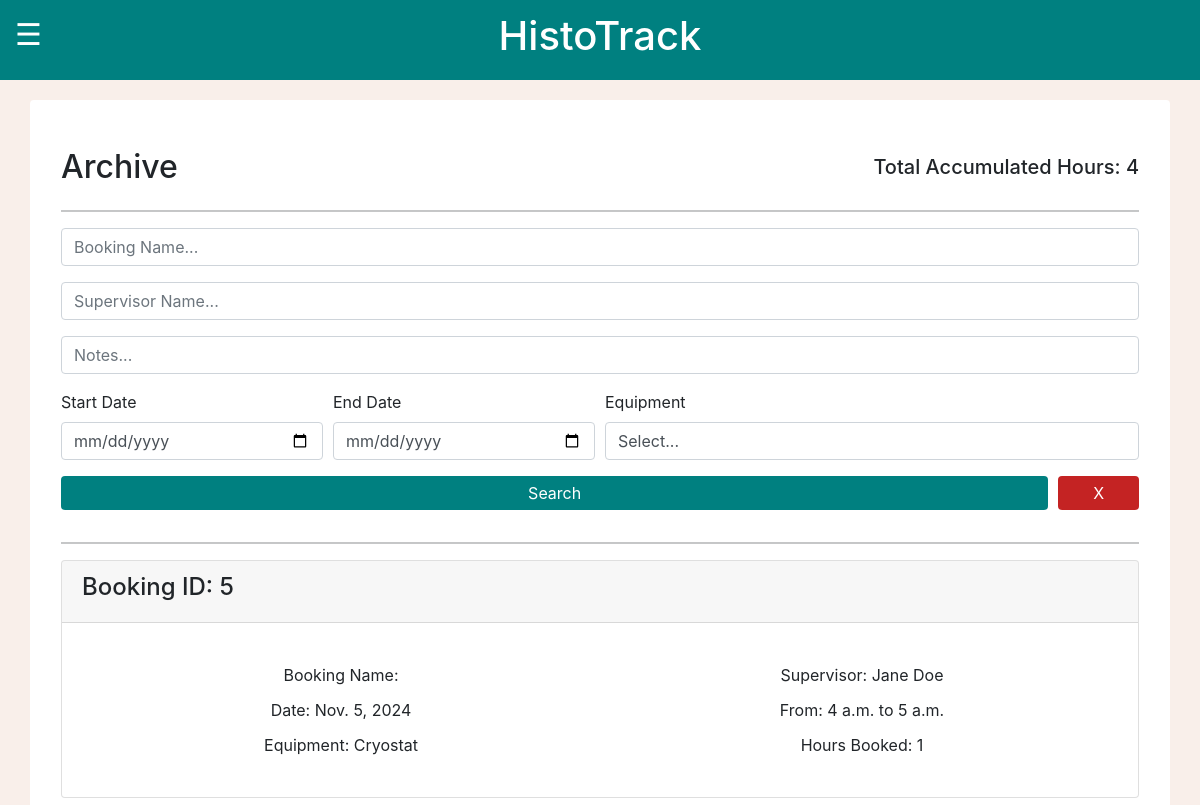
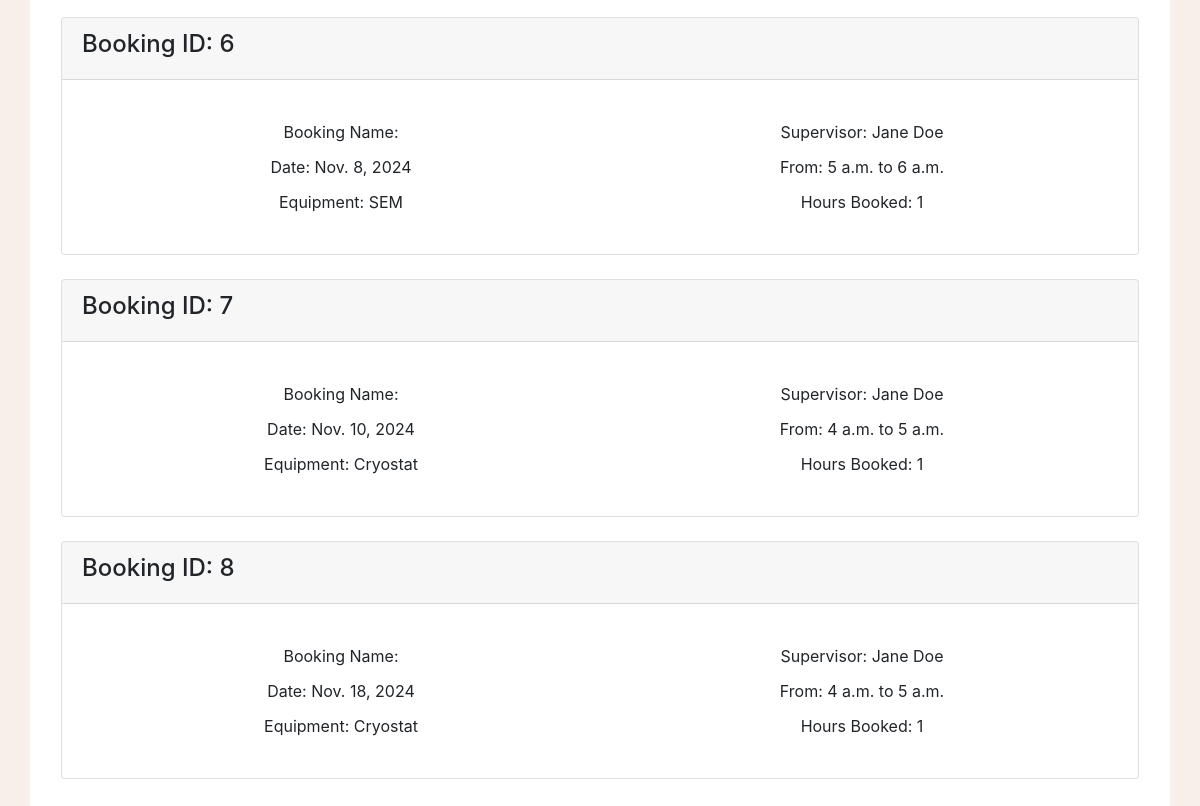
Page /MCalendar/archive/ (signed in) on the earlier database version (2 pictures, top to bottom).
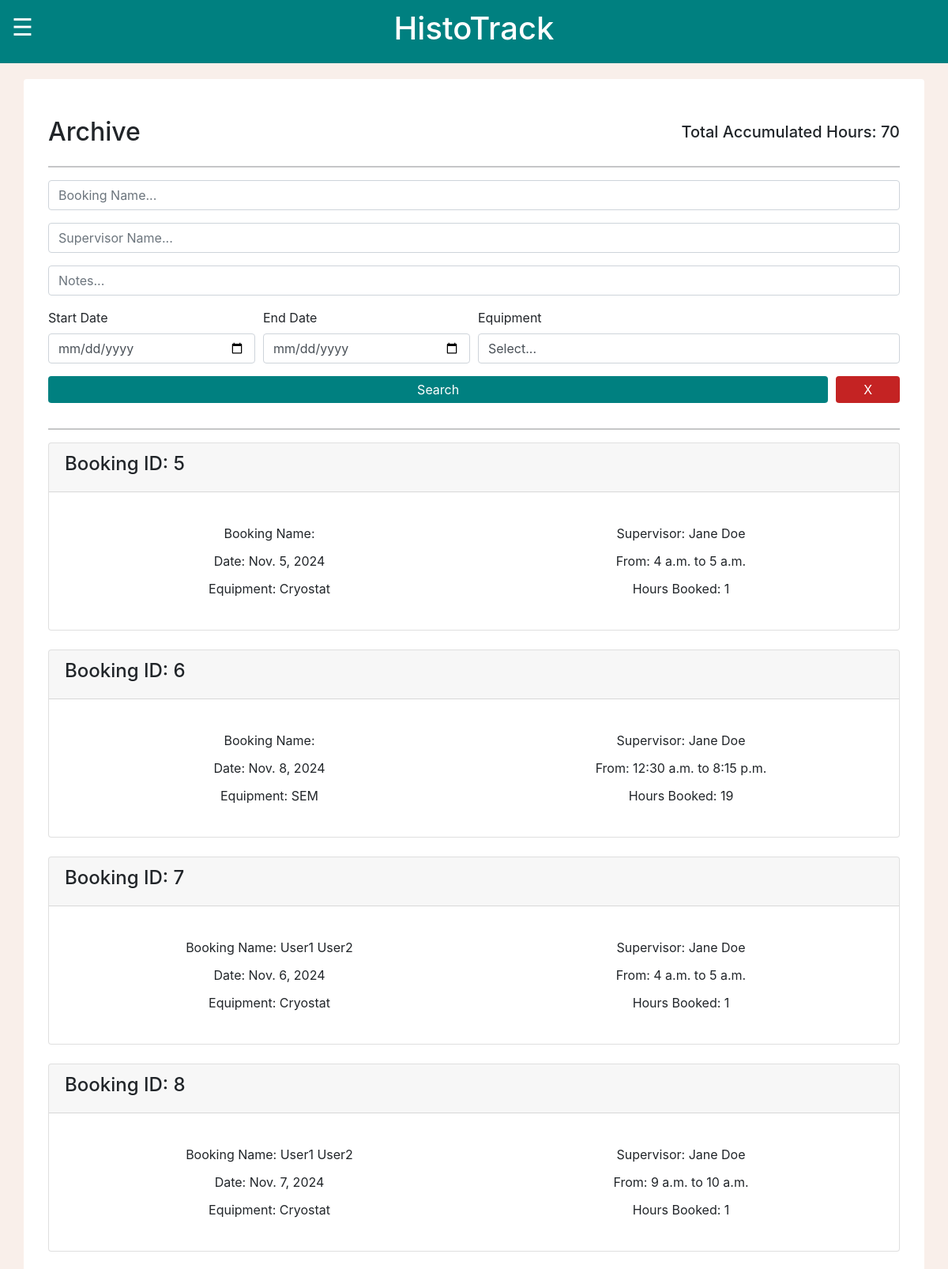
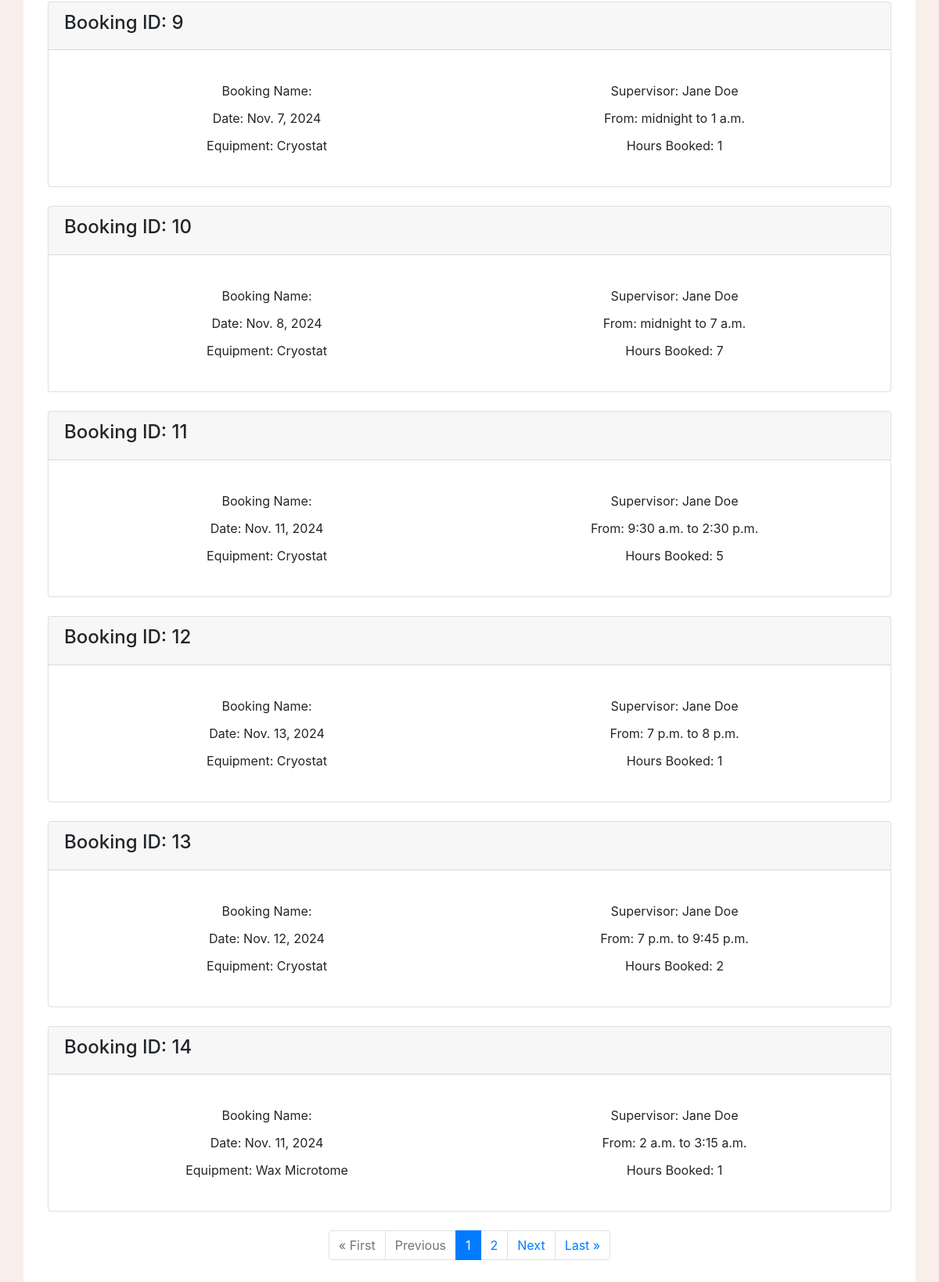
Same page on the later database version (2 pictures, top to bottom).
### MCalendar/models.py (models this page shows, shortened)
class Event(models.Model):
    invoiceRef = models.CharField(max_length=10, default="None")
    bookingName = models.CharField(max_length=80)
    supervisorName = models.CharField(max_length=80)
    email = models.EmailField()
    bookingDate = models.DateField()
    startTime = models.TimeField()
    finishTime = models.TimeField()
    notes = models.TextField(max_length = 1000)
    equipment = models.CharField(max_length=100, default='Not specified')
    totalTime = models.IntegerField(default=0)
    hourlyRate = models.DecimalField(max_digits=10, decimal_places=2, default=0.00)

### MCalendar/views.py (the view)
# urls.py: path("archive/", views.archivePage, name="archivePage"),
@login_required
def archivePage(request):
    if request.user.is_superuser:
        eventList = Event.objects.all()
        equipmentList = Equipment.objects.all()
        bookingName = request.GET.get('bookingName')
        supervisorName = request.GET.get('supervisorName')
        notes = request.GET.get('notes')
        dateMin = request.GET.get('dateMin')
        dateMax = request.GET.get('dateMax')
        equipment = request.GET.get('equipment')
        if archiveValidQuery(bookingName):
            eventList = eventList.filter(bookingName__icontains=bookingName)
        if archiveValidQuery(supervisorName):
            eventList = eventList.filter(supervisorName__icontains=supervisorName)
        if archiveValidQuery(notes):
            eventList = eventList.filter(notes__icontains=notes)
        if archiveValidQuery(dateMin):
            eventList = eventList.filter(bookingDate__gte=dateMin)
        if archiveValidQuery(dateMax):
            eventList = eventList.filter(bookingDate__lte=dateMax)
        if archiveValidQuery(equipment) and equipment != 'Select...':
            eventList = eventList.filter(equipment__contains=equipment)
        totalHours = 0
        for x in eventList:
            totalHours += x.totalTime
        paginator = Paginator(eventList, 10)
        pageNumber = request.GET.get('page')
        pageObj = paginator.get_page(pageNumber)
        context = {
            'eventList': eventList,
            'equipmentList': equipmentList,
            'totalHours': totalHours,
            'pageObj': pageObj,
        }
        return render(request, 'archive.html', context)
    else:
        messages.success(request, "Please log in before entering that page! Admin access only.")
        logout(request)
        return redirect("loginPage")

### MCalendar/models.py (called while the page is built)
    def __str__(self):
        return self.equipmentName

### MCalendar/views.py (called while the page is built)
def archiveValidQuery(param): # createBilling is using this aswell to sort through filters. Thanks!
    return param != '' and param is not None

### MCalendar/templates/archive.html (shortened to what this page needs)
{% load static %}
<head>
    <link rel="stylesheet" href="https://cdnjs.cloudflare.com/ajax/libs/jquery/3.2.1/jquery.min.js">
    <link rel="stylesheet" href="https://cdn.jsdelivr.net/npm/bootstrap@5.0.0-alpha1/dist/js/bootstrap.bundle.min.js">
    <link rel="stylesheet" href="https://cdn.jsdelivr.net/npm/bootstrap@5.0.0-alpha1/dist/css/bootstrap.min.css">
    <link rel="stylesheet" href="https://cdn.jsdelivr.net/npm/bootstrap@4.6.2/dist/css/bootstrap.min.css">
    <link rel="stylesheet" href="{% static 'global.css' %}">
</head>
<body>
<div class="container-fluid text-white topbar">
    <div class="row">
        <div class="col-2 container-fluid text-left">
        <span class="sidebarButton" onclick="toggleNav()">&#9776;</span>
        </div>
        <div class="col-8 container-fluid text-center h1">
            <span>HistoTrack</span>
        </div>
        <div class="col-2"></div>
    </div>
</div>
<div class="container rounded bg-white mt-5 mb-5">
    <div class="row">
        <div class="col-md-12">
            <div class="p-3 py-5">
                <div class="d-flex justify-content-between align-items-center mb-3">
                    <h2 class="text-right">Archive</h2>
                    <h5 class="text-right">Total Accumulated Hours: {{ totalHours }} </h5>
                </div>
                <hr>
                <form method="GET" action=".">
                    <div class="form-row">
                        <div class="form-group col-12">
                            <div class="input-group">
                                <input class="form-control py-2" type="search" name="bookingName" placeholder="Booking Name..." />
                            </div>
                        </div>
                    </div>
                    <div class="form-row">
                        <div class="form-group col-12">
                            <div class="input-group">
                                <input class="form-control py-2" type="search" name="supervisorName" placeholder="Supervisor Name..." />
                            </div>
                        </div>
                    </div>
                    <div class="form-row">
                        <div class="form-group col-12">
                            <div class="input-group">
                                <input class="form-control py-2" type="search" name="notes" placeholder="Notes..." />
                            </div>
                        </div>
                    </div>
                    <div class="form-row">
                        <div class="form-group col-md-3 col-lg-3">
                            <label for="startDate">Start Date</label>
                            <input type="date" class="form-control" id="startDate" name="dateMin">
                        </div>
                        <div class="form-group col-md-3 col-lg-3">
                            <label for="endDate">End Date</label>
                            <input type="date" class="form-control" id="endDate" name="dateMax">
                        </div>
                        <div class="form-group col-md-6">
                            <label for="equipment">Equipment</label>
                            <select id="equipment" class="form-control" name="equipment">
                                <option selected>Select...</option>
                            </select>
                        </div>
                    </div>
                    <div class="form-row">
                        <div class="form-group col-md-11 col-lg-11">
                            <button type="submit" class="btn btn-block btn-sty">Search</button>
                        </div>
                        <div class="form-group col-md-1 col-lg-1">
                            <button type="submit" class="btn btn-block btn-sty" style="background: #c42323;">X</button>
                        </div>
                    </div>
                </form>
                <hr>
                {% for event in pageObj %}
                <div class="card">
                    <div class="card-header">
                        <div class="d-flex justify-content-between align-items-center">
                            <h4>Booking ID: {{ event.id }}</h4>
                        </div>
                    </div>
                    <div class="card-body">
                        <p class="card-text">
                            <div class="details">
                                <div class="detailsListItem">Booking Name: {{ event.bookingName }}</div>
                                <div class="detailsListItem">Supervisor: {{ event.supervisorName }}</div>
                                <div class="detailsListItem">Date: {{ event.bookingDate }}</div>
                                <div class="detailsListItem">From: {{ event.startTime }} to {{ event.finishTime }}</div>
                                <div class="detailsListItem">Equipment: {{ event.equipment }}</div>
                                <div class="detailsListItem">Hours Booked: {{ event.totalTime }}</div>
                            </div>
                        </p>
                    </div>
                </div>
                <br>
                {% endfor %}
                {% if pageObj.has_other_pages %}
                <nav aria-label="Page navigation">
                    <ul class="pagination justify-content-center">
                        {% if pageObj.has_previous %}
                            <li class="page-item">
                                <a class="page-link" href="?page=1" aria-label="First">&laquo; First</a>
                            </li>
                            <li class="page-item">
                                <a class="page-link" href="?page={{ pageObj.previous_page_number }}" aria-label="Previous">Previous</a>
                            </li>
                        {% else %}
                            <li class="page-item disabled"><span class="page-link">&laquo; First</span></li>
                            <li class="page-item disabled"><span class="page-link">Previous</span></li>
                        {% endif %}
                        {% for num in pageObj.paginator.page_range %}
                            {% if pageObj.number == num %}
                                <li class="page-item active"><span class="page-link">{{ num }}</span></li>
                            {% elif num > pageObj.number|add:'-3' and num < pageObj.number|add:'3' %}
                                <li class="page-item"><a class="page-link" href="?page={{ num }}">{{ num }}</a></li>
                            {% endif %}
                        {% endfor %}
                        {% if pageObj.has_next %}
                            <li class="page-item">
                                <a class="page-link" href="?page={{ pageObj.next_page_number }}" aria-label="Next">Next</a>
                            </li>
                            <li class="page-item">
                                <a class="page-link" href="?page={{ pageObj.paginator.num_pages }}" aria-label="Last">Last &raquo;</a>
                            </li>
                        {% else %}
                            <li class="page-item disabled"><span class="page-link">Next</span></li>
                            <li class="page-item disabled"><span class="page-link">Last &raquo;</span></li>
                        {% endif %}
                    </ul>
                </nav>
                {% endif %}
            </div>
        </div>
    </div>
</div>
<br>
</body>

### MCalendar/static/global.css (style rules this page uses)
body { background: #f9efea; margin-top:100px; padding-bottom: 5px !important; height: 100%; }
a { text-decoration:none !important; }
.btn-sty { color: #ffffff; background: #008080; box-shadow: none; border: none; padding: 5px; padding-left: 10px; padding-right: 10px; }
.topbar { height: 80px; max-height: 80px; align-content:center; position: fixed; top:0; z-index: 100; background-color: #008080; cursor:default; }
.sidebarButton { font-size:30px; cursor:pointer; }
.details { margin: 10px 0; display: grid; grid-template-columns: 50% 50%; gap: 3px }
.detailsListItem { list-style-type: none; margin: auto; padding: 4px 0; }

Differences in the rows shown:
changed Event "SEM": startTime "5 a.m." → "12:30 a.m."; finishTime "6 a.m." → "8:15 p.m."; totalTime "1" → "19"
changed Event id 7: bookingName (not shown) → "User1 User2"; bookingDate "Nov. 10, 2024" → "Nov. 6, 2024"
changed Event id 8: bookingName (not shown) → "User1 User2"; bookingDate "Nov. 18, 2024" → "Nov. 7, 2024"; startTime "4 a.m." → "9 a.m."; finishTime "5 a.m." → "10 a.m."
added Event: id "9", supervisorName "Jane Doe", bookingDate "Nov. 7, 2024", startTime "midnight", finishTime "1 a.m.", equipment "Cryostat", totalTime "1"
added Event: id "10", supervisorName "Jane Doe", bookingDate "Nov. 8, 2024", startTime "midnight", finishTime "7 a.m.", equipment "Cryostat", totalTime "7"
added Event: id "11", supervisorName "Jane Doe", bookingDate "Nov. 11, 2024", startTime "9:30 a.m.", finishTime "2:30 p.m.", equipment "Cryostat", totalTime "5"
added Event: id "12", supervisorName "Jane Doe", bookingDate "Nov. 13, 2024", startTime "7 p.m.", finishTime "8 p.m.", equipment "Cryostat", totalTime "1"
added Event: id "13", supervisorName "Jane Doe", bookingDate "Nov. 12, 2024", startTime "7 p.m.", finishTime "9:45 p.m.", equipment "Cryostat", totalTime "2"
added Event: id "14", supervisorName "Jane Doe", bookingDate "Nov. 11, 2024", startTime "2 a.m.", finishTime "3:15 a.m.", equipment "Wax Microtome", totalTime "1"
Other differences:
{{ totalHours }}: "4" → "70"
text now shown: "« First Previous Next Last »"
new list line: "1"
new list line: "2"
